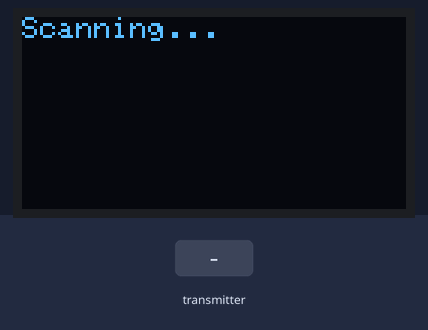
Bench run of a sketch on a simulated Arduino Uno, built with avr-gcc and run on an emulated ATmega328P. Shown: 128×64 one-colour display. Inputs (shaded band) come from the test bench. No radio packets arrive unless stated.

Above: at 1.2 s.
1.3 s: the transmitter starts sending temperature = 0
At 2.0 s:
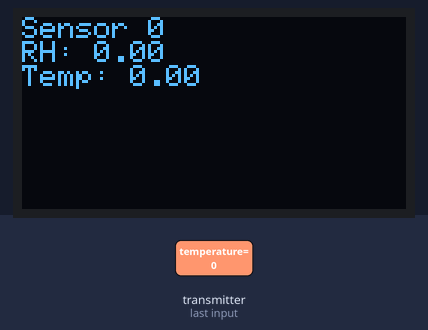
2.8 s: the transmitter starts sending humidity = 25
At 3.9 s:
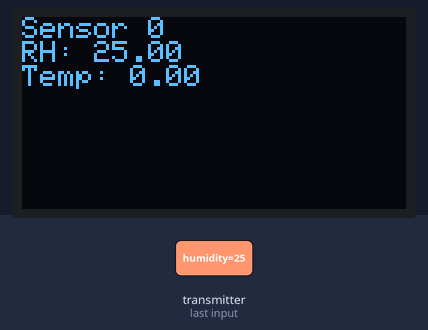
4.6 s: the transmitter starts sending sensor = 64
At 5.9 s:
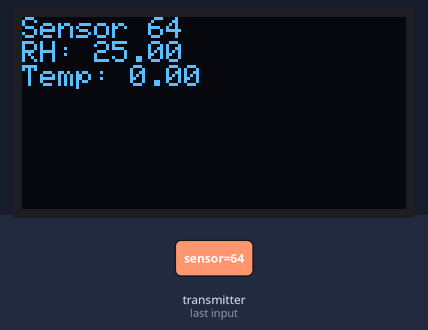
6.3 s: the transmitter starts sending temperature = 25
At 7.8 s:
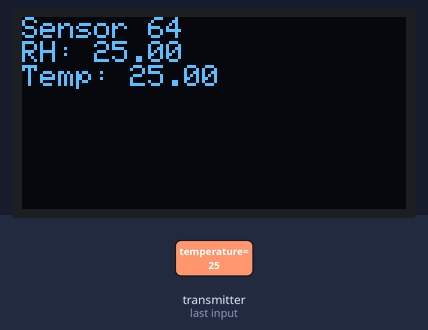
8.1 s: the transmitter starts sending humidity = 0
At 8.6 s:
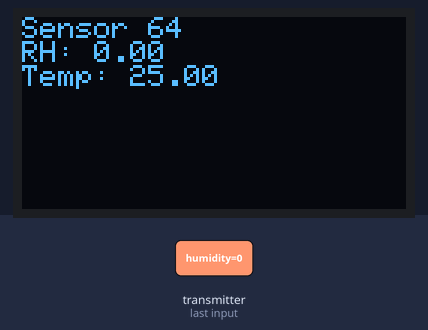
9.8 s: the transmitter starts sending sensor = 0
At 10.6 s:
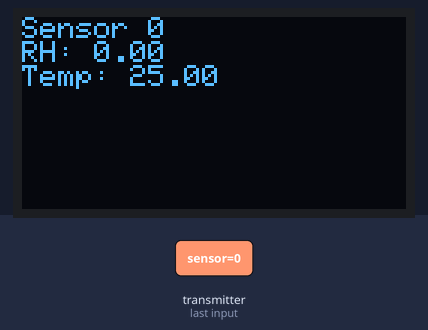
Timing chart, 0 to 12.6 s (numbered marks = the images above; inputs shaded):
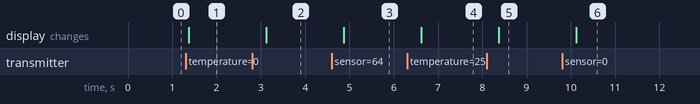

Measured:
- after the input at 1.3 s, the display: changes after 0.07 s (image 1)
- after the input at 2.8 s, the display: changes after 0.32 s (image 2)
- after the input at 4.6 s, the display: changes after 0.27 s (image 3)
- after the input at 6.3 s, the display: changes after 0.32 s (image 4)
- after the input at 8.1 s, the display: changes after 0.28 s (image 5)
- after the input at 9.8 s, the display: changes after 0.33 s (image 6)

The sketch:

dht_object_rec.ino
```cpp
#include <SPI.h>
#include "RF24.h"
#include <Wire.h>
#include <Adafruit_GFX.h>
#include <Adafruit_SSD1306.h>
//#define _USE_SERIAL_

#define OLED_RESET 4
Adafruit_SSD1306 display(OLED_RESET);

byte addresses[][6] = {"1Node","2Node","3Node"};

// Hardware configuration: Set up nRF24L01 radio on SPI bus plus pins 9, 10
RF24 radio(9,10);

void displaySensor(byte sensor, float humid, float temp)
{
  display.clearDisplay();
  display.setCursor(0, 0);
  display.print(F("Sensor "));
  display.println(sensor);
  display.print(F("RH: "));
  display.println(humid);
  display.print(F("Temp: "));
  display.println(temp);
  display.display();
}

void setup()
{
  display.begin(SSD1306_SWITCHCAPVCC, 0x3C);
  display.setTextSize(1);
  display.setTextColor(WHITE);
  display.clearDisplay();
  display.setCursor(0, 0);
  display.println("Scanning...");
  display.display();

#ifdef _USE_SERIAL_
  Serial.begin(115200);
#endif

  radio.begin();

  radio.setPALevel(RF24_PA_MAX);
  radio.setDataRate(RF24_250KBPS);
//  radio.setAutoAck(1);                     // Ensure autoACK is enabled
  radio.setRetries(2,15);                  // Optionally, increase the delay between retries & # of retries
  radio.setCRCLength(RF24_CRC_8);

  // Open a writing and reading pipe on each radio, with opposite addresses
  radio.openWritingPipe(addresses[0]);
  radio.openReadingPipe(1, addresses[1]);
  radio.openReadingPipe(2, addresses[2]);

  // Start the radio listening for data
  radio.startListening();
}

// Create data structure for transmitting and receiving data
struct dataStruct
{
  float temperature = 0.0;
  float humidity = 0.0;
  byte sensor = 0;
  bool ack = 0;
}DHTdata;

void loop()
{
/****************** Pong Back Role ***************************/
    if( radio.available())
    {
      while (radio.available()) // While there is data ready
      {
        radio.read( &DHTdata, sizeof(DHTdata) ); // Get the payload
        #ifdef _USE_SERIAL_
        Serial.println(F("Got response:"));
        Serial.print(F("Sensor: "));
        Serial.println(DHTdata.sensor);
        Serial.print(F("Temperature: "));
        Serial.println(DHTdata.temperature);
        Serial.print(F("Humidity:"));
        Serial.println(DHTdata.humidity);
        #endif
        displaySensor(DHTdata.sensor, DHTdata.humidity, DHTdata.temperature);
      }

      radio.stopListening();                          // First, stop listening so we can talk
      DHTdata.ack = 1;                                // send ack
      radio.write( &DHTdata, sizeof(DHTdata) );       // Send the final one back.
      radio.startListening();                         // Now, resume listening so we catch the next packets.
      #ifdef _USE_SERIAL_
      Serial.print(F("Sent response "));
      Serial.print(DHTdata.ack);
      #endif
      delay(500);
   }
   delay(50);
} // Loop
```
